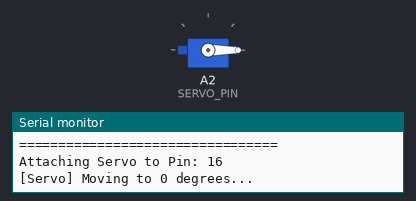
Recording of a sketch running on a simulated Arduino Uno, built with avr-gcc and run on an emulated ATmega328P. On the bench: servo, the last lines printed to the serial monitor.

Above: at 1.05 s.
At 11.0 s:
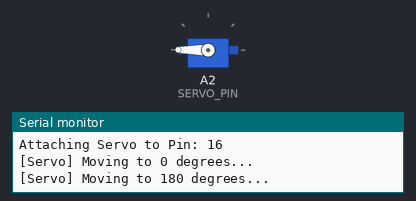
Timing chart, 0 to 14.0 s (numbered marks = the images above):
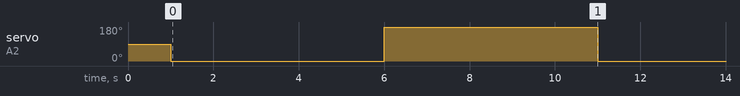

The sketch:

servo_test.ino
```cpp
#include <Arduino.h>
#include <Servo.h>

// กำหนดขา Servo ตามโครงสร้างหุ่นยนต์ (ขา A2)
const int SERVO_PIN = A2;

Servo myServo;

void setup() {
  Serial.begin(115200);
  while (!Serial && millis() < 2000) {
    // รอ Serial เชื่อมต่อ (เผื่อบอร์ด UNO R4 / Native USB)
  }

  Serial.println("=================================");
  Serial.println("   Servo Test (0 - 180 deg)      ");
  Serial.println("=================================");
  Serial.print("Attaching Servo to Pin: ");
  Serial.println(SERVO_PIN);

  myServo.attach(SERVO_PIN);

  // ตั้งค่าเริ่มต้นไปที่ 90 องศา (ตรงกลาง) สั้นๆ ก่อนเริ่มลูป
  myServo.write(90);
  delay(1000);
}

void loop() {
  // หมุนไปที่ 0 องศา
  Serial.println("[Servo] Moving to 0 degrees...");
  myServo.write(0);
  delay(5000); // รอ 5 วินาที

  // หมุนไปที่ 180 องศา
  Serial.println("[Servo] Moving to 180 degrees...");
  myServo.write(180);
  delay(5000); // รอ 5 วินาที
}
```

Measured:
- by itself, servo on A2 (SERVO_PIN): alternates 180° for 5.0 s and 0° for 5.0 s
